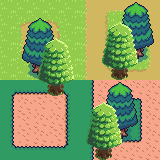

This is a level from a 2D game, rendered from its Tiled map with the project's own tilesets. A one-line summary and the complete map file follow:
An orthogonal 10x10 tile map with 16x16 px tiles, 3 tile layers (Tile Layer 1, Tile Layer 2, Tile Layer 3), 2 tilesets.

<map version="1.10" tiledversion="1.11.0" orientation="orthogonal" renderorder="right-down" width="10" height="10" tilewidth="16" tileheight="16" infinite="0" nextlayerid="6" nextobjectid="1">
 <tileset firstgid="1" source="../tilesets/olletileset.tsx" />
 <tileset firstgid="37" source="../tilesets/tileset_1.tsx" />
 <layer id="1" name="Tile Layer 1" width="10" height="10">
  <data encoding="csv">
1,1,1,1,1,11,5,21,21,6,
1,2,3,4,1,11,13,1,1,11,
1,11,12,13,1,11,13,1,1,11,
1,20,21,22,1,11,13,1,1,11,
1,1,1,1,1,11,14,3,3,15,
65,66,66,66,67,72,69,73,69,69,
72,69,73,73,74,72,73,54,55,69,
72,73,69,69,74,72,69,74,72,69,
72,73,69,73,74,72,69,61,62,69,
79,80,80,80,81,72,69,69,69,69
</data>
 </layer>
 <layer id="4" name="Tile Layer 2" width="10" height="10">
  <data encoding="csv">
0,0,0,0,0,0,0,37,38,39,
0,37,38,39,0,0,0,44,45,46,
0,44,45,46,0,0,0,51,52,53,
0,51,52,53,0,0,0,58,59,60,
0,58,59,60,0,0,0,0,0,0,
0,0,0,0,0,0,37,38,39,0,
0,0,0,0,0,0,44,45,46,0,
0,0,0,0,0,0,51,52,53,0,
0,0,0,0,0,0,58,59,60,0,
0,0,0,0,0,0,0,0,0,0
</data>
 </layer>
 <layer id="5" name="Tile Layer 3" width="10" height="10">
  <data encoding="csv">
0,0,0,0,0,0,0,0,0,0,
0,0,0,0,0,0,7,8,9,0,
0,0,7,8,9,0,16,17,18,0,
0,0,16,17,18,0,25,26,27,0,
0,0,25,26,27,0,34,35,36,0,
0,0,34,35,36,0,0,0,0,0,
0,0,0,0,0,7,8,9,0,0,
0,0,0,0,0,16,17,18,0,0,
0,0,0,0,0,25,26,27,0,0,
0,0,0,0,0,34,35,36,0,0
</data>
 </layer>
</map>